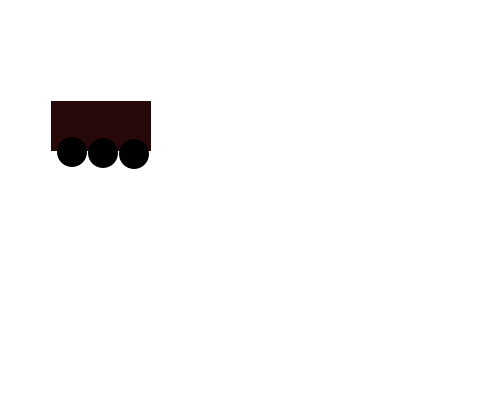
Frame 1 (no input)
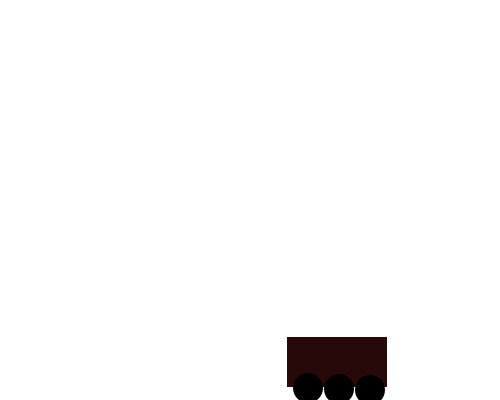
Frame 60 (the mouse pressed at the canvas centre just before this capture)
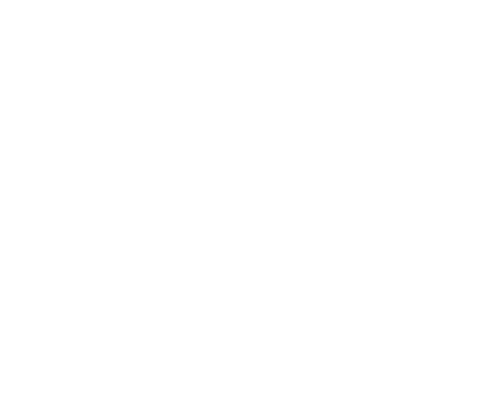
Frame 120 (the mouse held since frame 60 and released just before this capture)

The Processing sketch that drew these frames (run headless with seeded random() and noise(); from frame 60 on, the mouse is pressed at the canvas centre):

// Processing sketch: processing_69554
// ── processing_69554.pde

int x;
int y;
 
void setup(){
 size(500,400);
 noStroke();
 noFill();
 smooth();
 background(255);
 frameRate(10);
 x=50;
 y=100;
 
}
 
void draw(){
  background(255);
   
 fill(39,9,9);
  x=x+1;
  y=y+1;
 rect(x,y,100,50);
  

 fill(0);
 x=x+1;
 y=y+1;
 ellipse(x+20,y+50,30,30);
 
 fill(0);
 x=x+1;
 y=y+1;
 ellipse(x+50,y+50,30,30);
  
 fill(0);
 x=x+1;
 y=y+1;
 ellipse(x+80,y+50,30,30);
  

}
